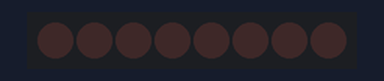
Simulated run of this sketch. Board: Arduino Uno, built with avr-gcc and run on an emulated ATmega328P. Parts: 8 shift-register outputs drawn as a row of LEDs (first output left, lit = HIGH). Wiring (inferred from the names in the program): shift register (74HC595): data pin 13; shift clock pin 11; latch pin 12. Wiring (inferred from the signals the program sends): row of LEDs: on Q0, Q1, Q2, Q3, Q4, Q5, Q6, Q7.

Above: at 0.2 s.
At 1.2 s:
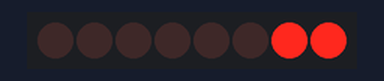
At 1.7 s:
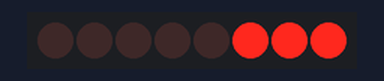
At 2.7 s:
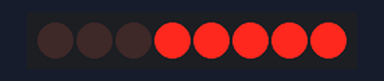
At 3.7 s:
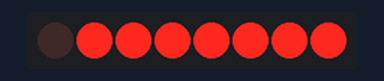
At 5.2 s:
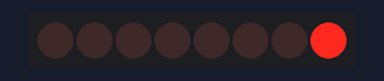
Timing chart, 0 to 5.9 s (numbered marks = the images above):
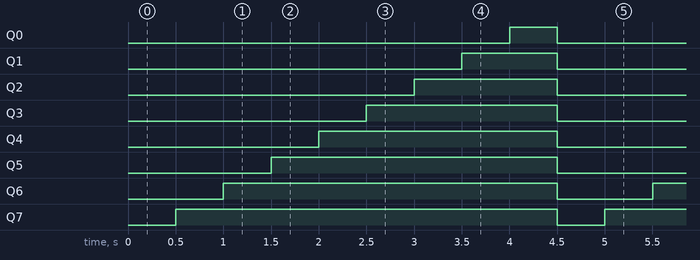

The sketch:

shiftreg02.ino
```cpp
/*
Adafruit Arduino - Lesson 4. 8 LEDs and a Shift Register
*/
int dataPin = 13;
int latchPin = 12;
int clockPin = 11;

byte leds = 0;

void setup()
{
  pinMode(latchPin, OUTPUT);
  pinMode(dataPin, OUTPUT);
  pinMode(clockPin, OUTPUT);
}

void loop()
{
  leds = 0;
  updateShiftRegister();
  delay(500);
  for (int i = 0; i < 8; i++)
  {
    bitSet(leds, i);
    updateShiftRegister();
    delay(500);
  }
}

void updateShiftRegister()
{
   digitalWrite(latchPin, LOW);
   shiftOut(dataPin, clockPin, LSBFIRST, leds);
   digitalWrite(latchPin, HIGH);
}
```

Measured:
- by itself, Q0: alternates HIGH for 0.50 s and LOW for 4.0 s
- by itself, Q1: alternates HIGH for 1.0 s and LOW for 3.5 s
- by itself, Q2: alternates HIGH for 1.5 s and LOW for 3.0 s
- by itself, Q3: alternates HIGH for 2.0 s and LOW for 2.5 s
- by itself, Q4: alternates HIGH for 2.5 s and LOW for 2.0 s
- by itself, Q5: alternates HIGH for 3.0 s and LOW for 1.5 s
- by itself, Q6: alternates HIGH for 3.5 s and LOW for 1.0 s
- by itself, Q7: alternates HIGH for 4.0 s and LOW for 0.50 s
